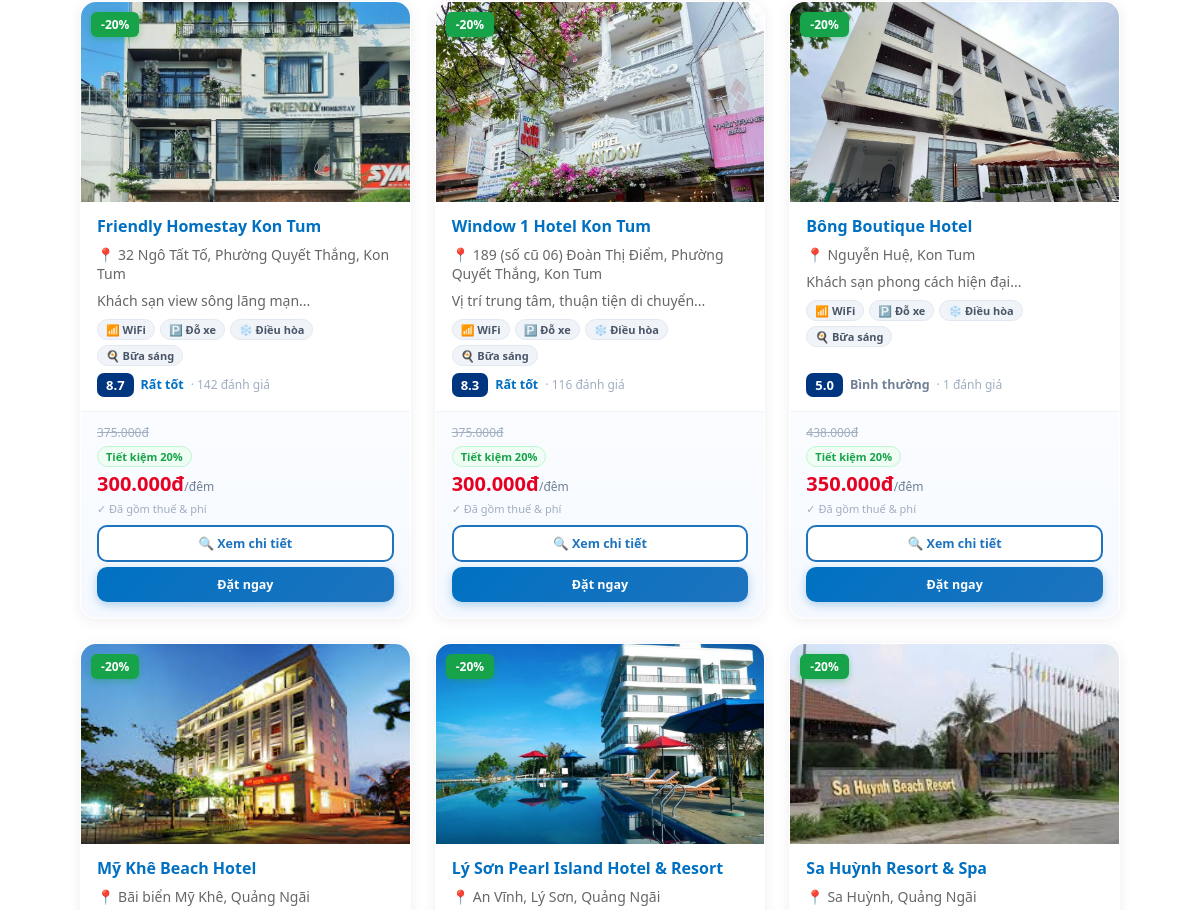
The app's page /pages/hotels.php (middle part), older data.
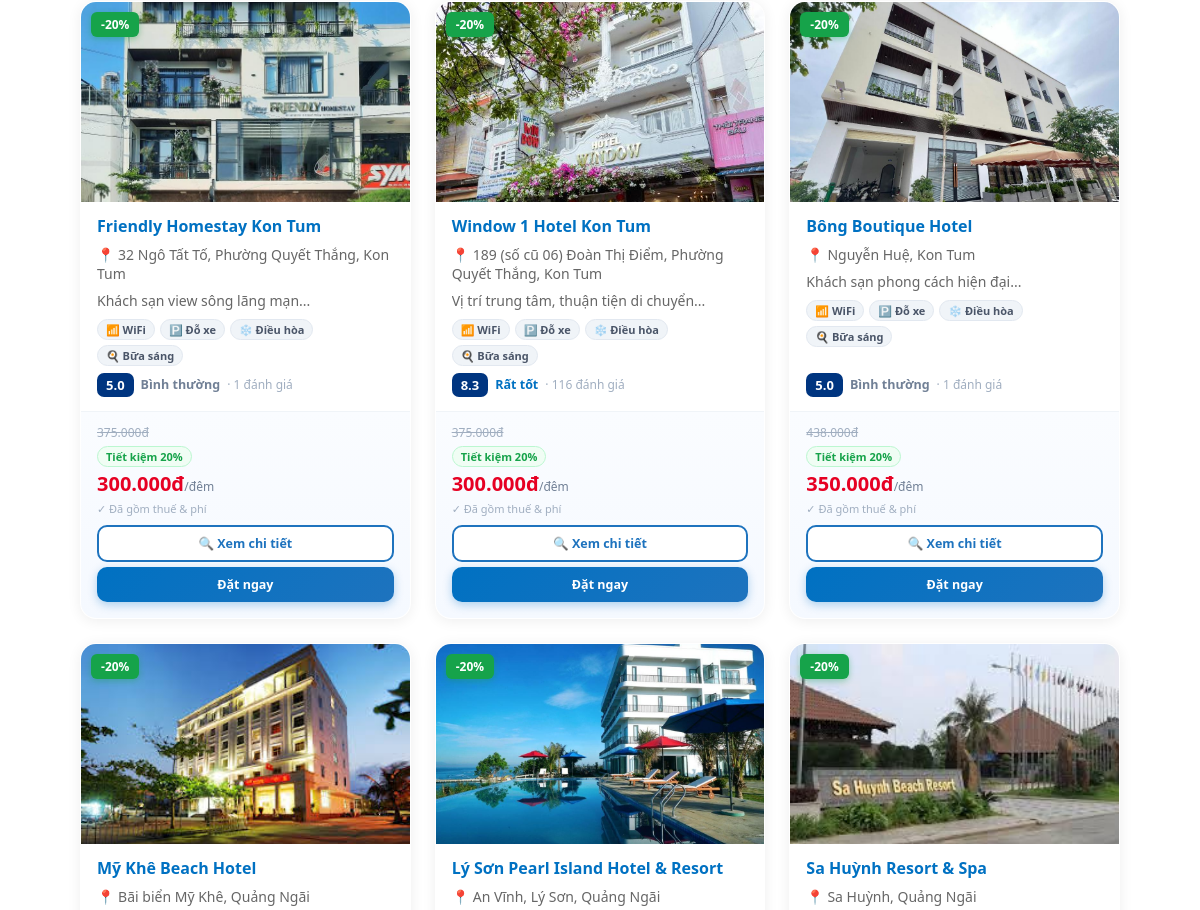
The same page, newer data.
### tables this page shows
CREATE TABLE `hotels` (
  `id` int(11) NOT NULL,
  `name` varchar(150) DEFAULT NULL,
  `address` varchar(255) DEFAULT NULL,
  `description` text DEFAULT NULL,
  `image` varchar(255) DEFAULT NULL,
  `created_at` timestamp NOT NULL DEFAULT current_timestamp(),
  `updated_at` timestamp NULL DEFAULT NULL ON UPDATE current_timestamp(),
  `location_id` int(11) DEFAULT NULL,
  `rating` decimal(2,1) DEFAULT 0.0,
  `review_text` varchar(50) DEFAULT NULL,
  `review_count` int(11) DEFAULT 0,
  `price` int(11) DEFAULT NULL,
  `old_price` int(11) DEFAULT NULL,
  `checkin_time` varchar(10) DEFAULT '14:00',
  `checkout_time` varchar(10) DEFAULT '12:00',
  `is_active` tinyint(1) DEFAULT 0,
  `is_weekend_deal` tinyint(1) NOT NULL DEFAULT 0,
  `star_category` tinyint(1) NOT NULL DEFAULT 3 COMMENT '1-5 sao (hang khach san)'
);

### pages/hotels.php (the view, shortened to what this page needs)
<?php
require_once __DIR__ . '/../includes/header.php';
require_once __DIR__ . '/../config/database.php';
$checkin   = $_GET['checkin']        ?? '';
$checkout  = $_GET['checkout']       ?? '';
$sort      = $_GET['sort']           ?? 'default';
$location_id = isset($_GET['location_id']) ? (int)$_GET['location_id'] : 0;
$nights = 1;
$where  = ["h.is_active = 1"];
$params = [$nights];
$types  = "i";
$having = [];
$order = match($sort) {
    'price_asc'  => "min_room_price ASC",
    'price_desc' => "min_room_price DESC",
    'rating'     => "h.rating DESC",
    'popular'    => "h.review_count DESC",
    default      => "h.created_at DESC",
};
$where_sql  = implode(' AND ', $where);
$having_sql = $having ? "HAVING " . implode(' AND ', $having) : "";
$sql = "
    SELECT h.id, h.name, h.address, h.description, h.image,
        h.price, h.old_price, h.rating, h.review_count, h.is_weekend_deal,
        COALESCE(MIN(r.price), h.price) AS min_room_price,
        COALESCE(MIN(r.price), h.price) * ? AS total_price
    FROM hotels h
    LEFT JOIN rooms r ON r.hotel_id = h.id
    WHERE $where_sql
    GROUP BY h.id
    $having_sql
    ORDER BY $order
";
$stmt = $conn->prepare($sql);
$stmt->bind_param($types, ...$params);
$stmt->execute();
$hotels = $stmt->get_result()->fetch_all(MYSQLI_ASSOC);
$rating_label = function($r) {
    if ($r >= 9)   return ['Tuyệt vời', '#16a34a'];
    if ($r >= 8)   return ['Rất tốt',   '#0071c2'];
    if ($r >= 7)   return ['Tốt',        '#2d9cdb'];
    return ['Bình thường', '#718096'];
};
?>
<div class="hotel-wrapper">
<div class="container">
    <?php if(empty($hotels)): ?>
        <div class="empty-state">
            <div class="empty-icon">🔍</div>
            <p>Không tìm thấy khách sạn phù hợp</p>
            <a href="hotels.php<?= $location_id > 0 ? '?location_id='.$location_id : '' ?>" class="sf-reset-btn" style="margin-top:14px;display:inline-flex">Xóa bộ lọc</a>
        </div>
    <?php else: ?>
        <div class="hotels-grid">
        <?php foreach($hotels as $row):
            $min_p   = $row['min_room_price'] ?? $row['price'];
            $old_p   = $row['old_price'] ?? 0;
            $discount = ($old_p > $min_p) ? round((1 - $min_p/$old_p)*100) : 0;
            [$rl_text, $rl_color] = $rating_label($row['rating']);
            $detail_url = "hotel_detail.php?id={$row['id']}" . ($checkin?"&checkin=$checkin":"") . ($checkout?"&checkout=$checkout":"");
        ?>
        <div class="hotel-card" onclick="window.location='<?= $detail_url ?>'" style="cursor:pointer">
            <div class="hotel-img">
                <img src="../assets/images/<?= htmlspecialchars($row['image'] ?? '') ?>"
                    alt="<?= htmlspecialchars($row['name']) ?>"
                    loading="lazy"
                    onerror="this.src='../assets/images/placeholder.jpg';this.onerror=null;">
                <?php if($discount > 0): ?>
                    <span class="discount-badge">-<?= $discount ?>%</span>
                <?php endif; ?>
            </div>
            <div class="hotel-info">
                <h3><?= htmlspecialchars($row['name']) ?></h3>
                <p class="location">📍 <?= htmlspecialchars($row['address']) ?></p>
                <p class="desc"><?= htmlspecialchars(mb_substr($row['description'] ?? '', 0, 90)) ?>...</p>
                <div class="quick-amenities">
                    <span class="amenity-tag">📶 WiFi</span>
                    <span class="amenity-tag">🅿️ Đỗ xe</span>
                    <span class="amenity-tag">❄️ Điều hòa</span>
                    <span class="amenity-tag">🍳 Bữa sáng</span>
                </div>
                <div class="review-row">
                    <span class="rating-box"><?= number_format($row['rating'], 1) ?></span>
                    <span class="rating-label" style="color:<?= $rl_color ?>"><?= $rl_text ?></span>
                    <span class="review-count">· <?= number_format($row['review_count'] ?? 0) ?> đánh giá</span>
                </div>
            </div>
            <div class="hotel-price">
                <?php if($old_p > $min_p): ?>
                    <p class="old-price"><?= number_format($old_p, 0, ',', '.') ?>đ</p>
                <?php endif; ?>
                <?php if($discount > 0): ?>
                    <span class="save-badge">Tiết kiệm <?= $discount ?>%</span>
                <?php endif; ?>
                <p class="price"><?= number_format($min_p, 0, ',', '.') ?>đ<span class="per-night">/đêm</span></p>
                <p class="price-note">✓ Đã gồm thuế & phí</p>
                <a href="<?= $detail_url ?>" class="btn-detail" onclick="event.stopPropagation()">
                    🔍 Xem chi tiết
                </a>
                <a href="payment.php?hotel_id=<?= $row['id'] ?><?= $checkin?'&checkin='.$checkin:'' ?><?= $checkout?'&checkout='.$checkout:'' ?>"
                class="btn-book" onclick="event.stopPropagation()">
                    Đặt ngay
                </a>
            </div>
        </div>
        <?php endforeach; ?>
        </div>
    <?php endif; ?>
</div>
</div>
<?php require_once __DIR__ . '/../includes/footer.php'; ?>

Row changes from the older to the newer data that the page shows:
changed hotels "Friendly Homestay Kon Tum": rating "8.7" → "5.0"; rl_text "Rất tốt" → "Bình thường"; review_count "142" → "1"
